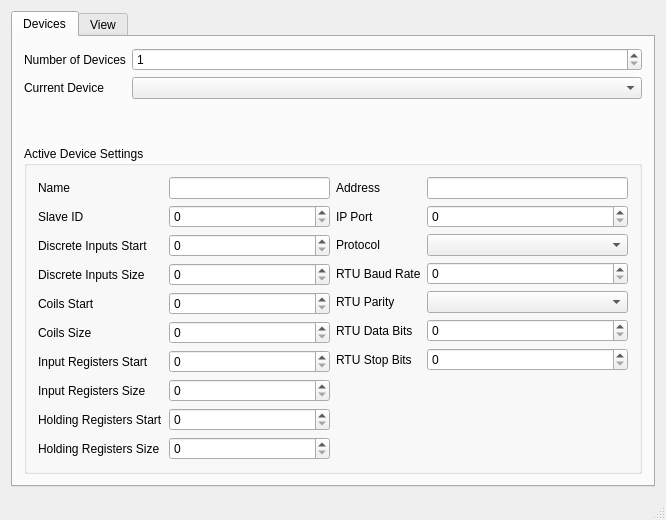
<?xml version="1.0" encoding="UTF-8"?>
<ui version="4.0">
 <class>MainWindow</class>
 <widget class="QMainWindow" name="MainWindow">
  <property name="geometry">
   <rect>
    <x>0</x>
    <y>0</y>
    <width>666</width>
    <height>520</height>
   </rect>
  </property>
  <property name="windowTitle">
   <string>MainWindow</string>
  </property>
  <widget class="QWidget" name="centralWidget">
   <layout class="QHBoxLayout" name="horizontalLayout">
    <item>
     <widget class="QTabWidget" name="tabWidget">
      <property name="currentIndex">
       <number>0</number>
      </property>
      <widget class="QWidget" name="tab">
       <attribute name="title">
        <string>Devices</string>
       </attribute>
       <layout class="QVBoxLayout" name="verticalLayout">
        <item>
         <layout class="QFormLayout" name="formLayout">
          <item row="0" column="1">
           <widget class="QSpinBox" name="spinBox_numDevices">
            <property name="minimum">
             <number>1</number>
            </property>
           </widget>
          </item>
          <item row="0" column="0">
           <widget class="QLabel" name="label">
            <property name="text">
             <string>Number of Devices</string>
            </property>
           </widget>
          </item>
          <item row="1" column="0">
           <widget class="QLabel" name="label_2">
            <property name="text">
             <string>Current Device</string>
            </property>
           </widget>
          </item>
          <item row="1" column="1">
           <widget class="QComboBox" name="comboBox_currentDevice"/>
          </item>
         </layout>
        </item>
        <item>
         <widget class="QGroupBox" name="groupBox">
          <property name="title">
           <string>Active Device Settings</string>
          </property>
          <layout class="QHBoxLayout" name="horizontalLayout_2">
           <item>
            <layout class="QFormLayout" name="formLayout_2">
             <item row="0" column="0">
              <widget class="QLabel" name="label_3">
               <property name="text">
                <string>Name</string>
               </property>
              </widget>
             </item>
             <item row="0" column="1">
              <widget class="QLineEdit" name="lineEdit_deviceName"/>
             </item>
             <item row="1" column="0">
              <widget class="QLabel" name="label_5">
               <property name="text">
                <string>Slave ID</string>
               </property>
              </widget>
             </item>
             <item row="1" column="1">
              <widget class="QSpinBox" name="spinBox_deviceSlaveID"/>
             </item>
             <item row="2" column="0">
              <widget class="QLabel" name="label_12">
               <property name="text">
                <string>Discrete Inputs Start</string>
               </property>
              </widget>
             </item>
             <item row="2" column="1">
              <widget class="QSpinBox" name="spinBox_deviceDiscreteInputsStart"/>
             </item>
             <item row="3" column="0">
              <widget class="QLabel" name="label_13">
               <property name="text">
                <string>Discrete Inputs Size</string>
               </property>
              </widget>
             </item>
             <item row="3" column="1">
              <widget class="QSpinBox" name="spinBox_deviceDiscreteInputsSize"/>
             </item>
             <item row="4" column="0">
              <widget class="QLabel" name="label_14">
               <property name="text">
                <string>Coils Start</string>
               </property>
              </widget>
             </item>
             <item row="4" column="1">
              <widget class="QSpinBox" name="spinBox_deviceCoilsStart"/>
             </item>
             <item row="5" column="0">
              <widget class="QLabel" name="label_15">
               <property name="text">
                <string>Coils Size</string>
               </property>
              </widget>
             </item>
             <item row="5" column="1">
              <widget class="QSpinBox" name="spinBox_deviceCoilsSize"/>
             </item>
             <item row="6" column="0">
              <widget class="QLabel" name="label_16">
               <property name="text">
                <string>Input Registers Start</string>
               </property>
              </widget>
             </item>
             <item row="6" column="1">
              <widget class="QSpinBox" name="spinBox_deviceInputRegistersStart"/>
             </item>
             <item row="7" column="0">
              <widget class="QLabel" name="label_17">
               <property name="text">
                <string>Input Registers Size</string>
               </property>
              </widget>
             </item>
             <item row="7" column="1">
              <widget class="QSpinBox" name="spinBox_deviceInputRegistersSize"/>
             </item>
             <item row="8" column="0">
              <widget class="QLabel" name="label_18">
               <property name="text">
                <string>Holding Registers Start</string>
               </property>
              </widget>
             </item>
             <item row="8" column="1">
              <widget class="QSpinBox" name="spinBox_deviceHoldingRegistersStart"/>
             </item>
             <item row="9" column="0">
              <widget class="QLabel" name="label_19">
               <property name="text">
                <string>Holding Registers Size</string>
               </property>
              </widget>
             </item>
             <item row="9" column="1">
              <widget class="QSpinBox" name="spinBox_deviceHoldingRegistersSize"/>
             </item>
            </layout>
           </item>
           <item>
            <layout class="QFormLayout" name="formLayout_3">
             <item row="0" column="0">
              <widget class="QLabel" name="label_6">
               <property name="text">
                <string>Address</string>
               </property>
              </widget>
             </item>
             <item row="0" column="1">
              <widget class="QLineEdit" name="lineEdit_deviceAddress"/>
             </item>
             <item row="1" column="0">
              <widget class="QLabel" name="label_7">
               <property name="text">
                <string>IP Port</string>
               </property>
              </widget>
             </item>
             <item row="1" column="1">
              <widget class="QSpinBox" name="spinBox_deviceIpPort"/>
             </item>
             <item row="2" column="0">
              <widget class="QLabel" name="label_4">
               <property name="text">
                <string>Protocol</string>
               </property>
              </widget>
             </item>
             <item row="2" column="1">
              <widget class="QComboBox" name="comboBox_deviceProtocol"/>
             </item>
             <item row="3" column="0">
              <widget class="QLabel" name="label_8">
               <property name="text">
                <string>RTU Baud Rate</string>
               </property>
              </widget>
             </item>
             <item row="3" column="1">
              <widget class="QSpinBox" name="spinBox_deviceRtuBaudRate"/>
             </item>
             <item row="4" column="0">
              <widget class="QLabel" name="label_9">
               <property name="text">
                <string>RTU Parity</string>
               </property>
              </widget>
             </item>
             <item row="4" column="1">
              <widget class="QComboBox" name="comboBox_deviceRtuParity"/>
             </item>
             <item row="5" column="0">
              <widget class="QLabel" name="label_10">
               <property name="text">
                <string>RTU Data Bits</string>
               </property>
              </widget>
             </item>
             <item row="5" column="1">
              <widget class="QSpinBox" name="spinBox_deviceRtuDataBits"/>
             </item>
             <item row="6" column="0">
              <widget class="QLabel" name="label_11">
               <property name="text">
                <string>RTU Stop Bits</string>
               </property>
              </widget>
             </item>
             <item row="6" column="1">
              <widget class="QSpinBox" name="spinBox_deviceRtuStopBits"/>
             </item>
            </layout>
           </item>
          </layout>
         </widget>
        </item>
       </layout>
      </widget>
      <widget class="QWidget" name="tab_2">
       <attribute name="title">
        <string>View</string>
       </attribute>
      </widget>
     </widget>
    </item>
   </layout>
  </widget>
  <widget class="QMenuBar" name="menuBar">
   <property name="geometry">
    <rect>
     <x>0</x>
     <y>0</y>
     <width>666</width>
     <height>19</height>
    </rect>
   </property>
  </widget>
  <widget class="QStatusBar" name="statusBar"/>
 </widget>
 <layoutdefault spacing="6" margin="11"/>
 <resources/>
 <connections/>
</ui>
